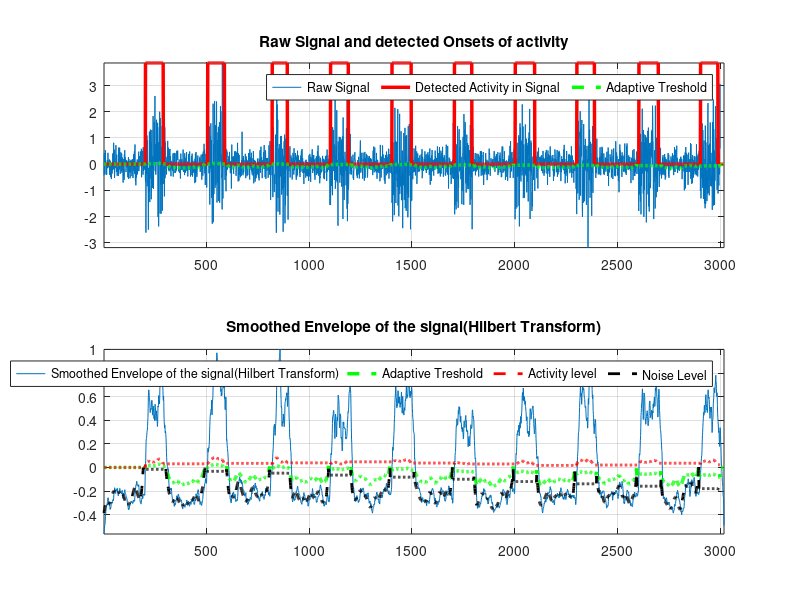

Recreate this plot in MATLAB.
function alarm = envelop_hilbert(y,Smooth_window,threshold_style,DURATION,gr)

%% function alarm = envelop_hilbert(y,Smooth_window,threshold_style,DURATION,gr)
%
%% ======================= Inputs ================================ %%
% y = Raw input signal to be analyzed
% Smooth_window :this is the window length used for smoothing your signal
% in terms of number of samples
% threshold_style : set it 1 to have an adaptive threshold OR set it 0
% to manually select the threshold from a plot
% DURATION : Number of the samples that the signal should stay in terms of
% number of samples
% gr = make it 1 if you want a plot and 0 when you dont want a plot
%===========================================
% Tuning parameters for the best results;
%===========================================
% 1. DURATION is correlated to your sampling frequency, you can use a multiple
% of your sampling frequency e.g. round(0.050*SamplingFrequency)
% 2. Smooth_window is correlated to your sampling frequency, you can use a multiple
% of your sampling frequency e.g. round(0.0500*SamplingFrequency), this is
% the window length used for smoothing your signal
%
%% ======================= Outputs ================================== %%
% alarm : vector resembeling the active parts of the signal
%
%% ======================= Method =================================== %%
% Calculates the analytical signal with the help of hilbert transfrom,
% takes the envelope and smoothes the signal. Finally , with the help of an
% adaptive threshold detects the activity of the signal where at least a
% minimum number of samples with the length of 
% (DURATION) Samples should stay above the threshold). The threshold is a
% computation of signal noise and activity level which is updated online.
%
%% Example and Demo
% To run demo mode simply execute the following line without any input;
%
% Example 1 :
% alarm = envelop_hilbert()
% The script generates one artificial signal and analysis that
% v = repmat([.1*ones(200,1);ones(100,1)],[10 1]); % generate true variance profile
% y = sqrt(v).*randn(size(v));
%
% Example 2 : For real world signals with a certain Sampling frequency
% called (Fs) (In this example a smoothing window with length 200 msec,)
% alarm = envelop_hilbert(signal,round(0.050*Fs),1,round(0.020*Fs),1)
%
%% Author : Hooman Sedghamiz 
% hoose792@student.liu.se
% Copy right April 2013
% Edited March 2014
%%

%--------------------------- input handling ---------------------------%
if nargin < 5
    gr = 1;
    if nargin < 4
        DURATION = 20;                                                     % default
        if nargin < 3
           threshold_style = 1;                                            % default 1 , means it is done automatic
           if nargin < 2
             Smooth_window = 20;                                           % default for smoothing length
             if  nargin < 1
               v = repmat([.1*ones(200,1);ones(100,1)],[10 1]);            % generate true variance profile
               y = sqrt(v).*randn(size(v));
             end
             
           end
        end
    end
end

%% ======= calculate the analytical signal and get the envelope ====== %%
test=y(:);
analytic = hilbert(test);
env = abs(analytic);

%% =========== take the moving average of analytical signal =========== %%
env = conv(env,ones(1,Smooth_window)/Smooth_window);                       % smooth
env = env(:) - mean(env);                                                  % get rid of offset
env = env/max(env);                                                        % normalize

%% ====================== threshold the signal =============== %%
if threshold_style == 0
   hg=figure;plot(env);title('Select a threshold on the graph')
   [~,THR_SIG] =ginput(1);
   close(hg);
end

% ------------------------- Threshold Style ---------------------- %
if threshold_style
   THR_SIG = 4*mean(env);
end
nois = mean(env)*(1/3);                                                     % noise level
threshold = mean(env);                                                      % signal level

% ------------------- Initialize Buffers -------------------------%
thres_buf  = zeros(1,length(env)-DURATION);
nois_buf = zeros(1,length(env)-DURATION);
THR_buf = zeros(1,length(env));
h=1;
alarm =zeros(1,length(env));

for i = 1:length(env)-DURATION    
  %------ update threshold 10% of the maximum peaks found ------------%
  if env(i:i+DURATION) > THR_SIG 
      alarm(i) = max(env);
      threshold = 0.1*mean(env(i:i+DURATION)); 
      h=h+1;
  else
      % ----------- update noise --------------%
      if mean(env(i:i+DURATION)) < THR_SIG
          nois = mean(env(i:i+DURATION)); 
      else
          if ~isempty(nois_buf)
              nois = mean(nois_buf);
          end
      end
  end 
  
  thres_buf(i) = threshold;
  nois_buf(i) = nois;
  
  % ------------------------- update threshold -------------------------- %
  if h > 1
     THR_SIG = nois + 0.50*(abs(threshold - nois));            
  end
  THR_buf(i) = THR_SIG;
end 
if gr
     figure,ax(1)=subplot(211);
     plot(test),hold on,plot(alarm.*max(test),'r','LineWidth',2.5),
     hold on,plot(THR_buf,'--g','LineWidth',2.5);
     title('Raw Signal and detected Onsets of activity');
     legend('Raw Signal','Detected Activity in Signal',...
         'Adaptive Treshold',...
    'orientation','horizontal');
     grid on;axis tight;
     ax(2)=subplot(212);plot(env);
     hold on,plot(THR_buf,'--g','LineWidth',2.5),
     hold on,plot(thres_buf,'--r','LineWidth',2),
     hold on,plot(nois_buf,'--k','LineWidth',2),
     title('Smoothed Envelope of the signal(Hilbert Transform)');
     legend('Smoothed Envelope of the signal(Hilbert Transform)',...
         'Adaptive Treshold',...
    'Activity level','Noise Level','orientation','horizontal');
     linkaxes(ax,'x');
     zoom on;
     axis tight;
     grid on;
end